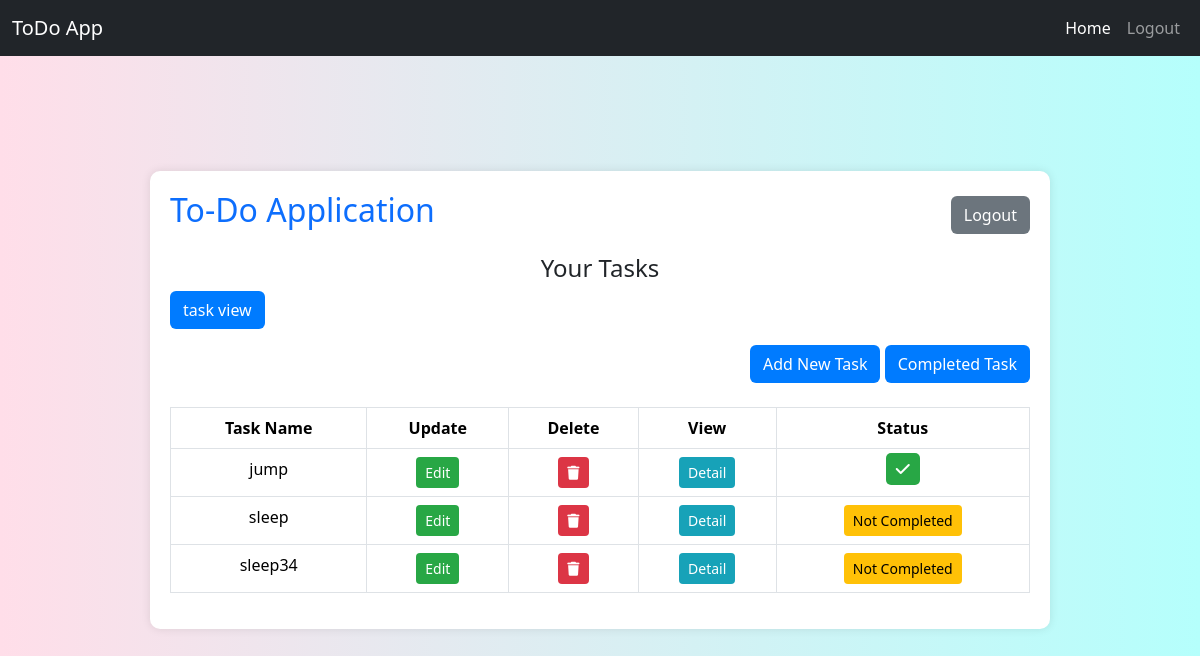
The app's page /home/ (signed in) with its own data.
### myapp/models.py (models this page shows)
class TaskModel(models.Model):
    task_name=models.CharField(max_length=50,null=True)
    created_date=models.DateField(auto_now_add=True,null=True)
    is_completed=models.BooleanField(default=False,null=True)
    user_id=models.ForeignKey(User,on_delete=models.CASCADE,null=True)
    priority=[
        ('high','high'),
        ('medium','medium'),
        ('low','low')
    ]
    priority_level=models.CharField(max_length=100,choices=priority,null=True)
    due_date=models.DateField(null=True)

### myapp/views.py (the view)
# urls.py: path('home/',views.Taskhome.as_view(),name='home'),
class Taskhome(View):
    def get(self,request):
        data=TaskModel.objects.filter(user_id=request.user)
        return render(request,"home.html",{'data':data})

### myapp/templates/home.html (shortened to what this page needs)
<!DOCTYPE html>
<html lang="en">
<head>
    <link href="https://cdn.jsdelivr.net/npm/bootstrap@5.3.3/dist/css/bootstrap.min.css" rel="stylesheet">
    <link rel="stylesheet" href="https://cdnjs.cloudflare.com/ajax/libs/font-awesome/6.7.2/css/all.min.css" />
</head>
<body>
    <nav class="navbar navbar-expand-lg navbar-dark bg-dark fixed-top">
        <div class="container-fluid">
            <a class="navbar-brand" href="#">ToDo App</a>
            <div class="collapse navbar-collapse" id="navbarNav">
                <ul class="navbar-nav ms-auto">
                    <li class="nav-item">
                        <a class="nav-link active" aria-current="page" href="{%url 'home' %}">Home</a>
                    </li>
                    <li class="nav-item">
                        <a class="nav-link" href="{%url 'logout' %}">Logout</a>
                    </li>
                </ul>
            </div>
        </div>
    </nav>
    <div class="container">
        <div class="d-flex justify-content-between align-items-center mb-3">
            <h2 class="text-primary"> To-Do Application</h2>
            <a href="{% url 'logout' %}" class="btn btn-logout">Logout</a>
        </div>
        <h4 class="text-center text-dark">Your Tasks</h4>
        <div class="mb-3">
            <a href="{% url 'viewall' %}" class="btn btn-add">task view</a>
        </div>
        <div class="text-end mb-3">
            <a href="{% url 'create' %}" class="btn btn-add">Add New Task</a>
            <a href="{% url 'complete' %}" class="btn btn-add">Completed Task</a>
        </div>
        <table class="table table-bordered table-hover mt-4">
            <thead>
                <tr>
                    <th>Task Name</th>
                    <th>Update</th>
                    <th>Delete</th>
                    <th>View</th>
                    <th>Status</th>
                </tr>
            </thead>
            <tbody>
                {% for i in data %}
                <tr>
                    <td>{{ i.task_name }}</td>
                    <td><a href="{% url 'update' i.id %}" class="btn btn-edit btn-sm">Edit</a></td>
                    <td><a href="{% url 'delete' i.id %}" class="btn btn-delete btn-sm"><i class="fa-solid fa-trash"></i></a></td>
                    <td><a href="{% url 'detail' i.id %}" class="btn btn-view btn-sm">Detail</a></td>
                    <td>
                        {% if i.is_completed  == False %}
                        <a href="{%url 'status' i.id%}" class="btn btn-status btn-sm">Not Completed</a>
                        {% else %}
                        <a href="" class="status-completed"><i class="fa-solid fa-check"></i></a>
                        {% endif %}
                    </td>
                </tr>
                {% endfor %}
            </tbody>
        </table>
    </div>
</body>
</html>

### myapp/templates/home.html (style rules this page uses)
body { background: linear-gradient(to right, #FFDEE9, #B5FFFC); min-height: 100vh; display: flex; align-items: center; justify-content: center; }
.container { max-width: 900px; background: white; padding: 20px; border-radius: 10px; box-shadow: 0px 0px 10px rgba(0, 0, 0, 0.1); }
th { background-color: #007BFF; color: white; text-align: center; padding: 10px; }
td { text-align: center; padding: 10px; }
.btn-edit { background-color: #28a745; color: white; }
.btn-delete { background-color: #dc3545; color: white; }
.btn-status { background-color: #ffc107; color: black; }
.btn-view { background-color: #17a2b8; color: white; }
.btn-add { background-color: #007BFF; color: white; }
.btn-logout { background-color: #6c757d; color: white; }
.status-completed { background-color: #28a745; color: white; padding: 5px 10px; border-radius: 5px; }

### records on screen
TaskModel: task_name "jump", is_completed True (drawn)
TaskModel: task_name "sleep", is_completed "Not Completed"
TaskModel: task_name "sleep34", is_completed "Not Completed"
